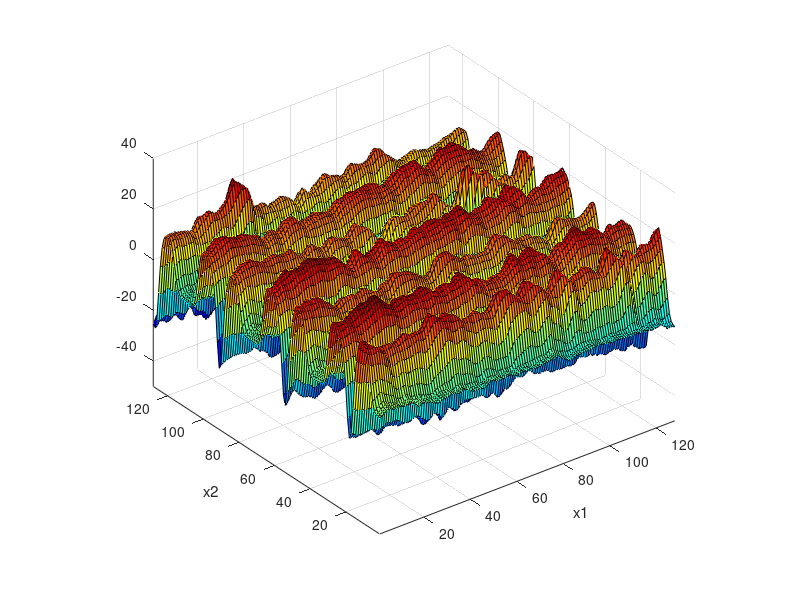
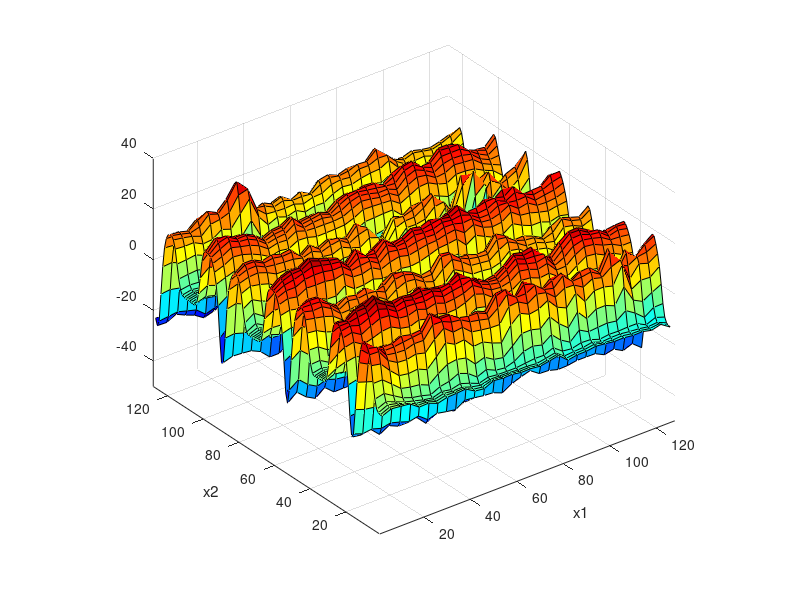
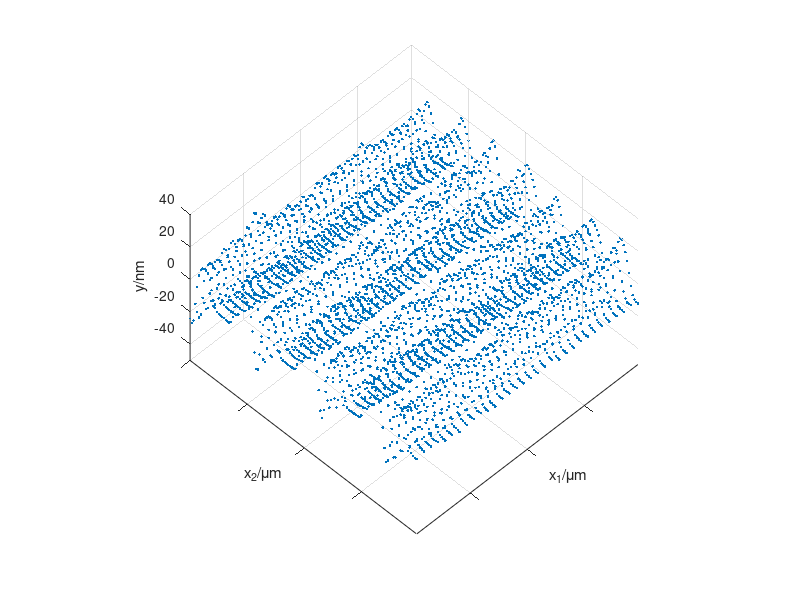

Here is the MATLAB script that generated these plots, in order: (Note: this script raises an error after producing the figures.)
% isotropic/unisotropic undersampling
% combine delaunayTriangulation interpolation and GPR
% zhouweiyan 20180926
% done
clear
close all
clc
% opt='GP';
opt='DT';
load array2.mat
figure
surf(array);colormap(jet)
% view([0 -90])
axis equal
xlim([1,128]);ylim([1,128]);zlim([-50,40]);
xlabel('x1');ylabel('x2');view(3)
%% data preparation
% train set
x1_train=2:4:128; x2_train=1:1:128;
[X1_train,X2_train]=meshgrid(x1_train,x2_train);
X_train=[X1_train(:),X2_train(:)];
y_train=array(x2_train,x1_train);
y_train=y_train(:);
figure
surf(X1_train,X2_train,reshape(y_train,length(x2_train),length(x1_train)));colormap(jet)
axis equal
xlim([1,128]);ylim([1,128]);zlim([-50,40]);
xlabel('x1');ylabel('x2');view(3)

% test set
x1_test=min(x1_train):max(x1_train);x2_test=min(x2_train):max(x2_train);
[X1_test,X2_test]=meshgrid(x1_test,x2_test);
X_test=[X1_test(:),X2_test(:)];
y_test_ideal=array(x2_test,x1_test);
%%
figure
f=plot3(X1_train(:),X2_train(:),y_train(:),'.');
grid on
axis equal
xlim([min(x1_train),max(x1_train)]);ylim([min(x2_train),max(x2_train)]);zlim([-50,40]);
xlabel('x_1/\mum');ylabel('x_2/\mum');zlabel('y/nm');
% view(3)
view(-45,50)
x_label=cell(1,length(0:32:128));
for i=1:length(0:32:128)
    x_label{i}=32*(i-1)/128*2;
end
set(gca,'xtick',0:32:128);
set(gca,'xticklabel',x_label);
set(gca,'ytick',0:32:128);
set(gca,'yticklabel',x_label);
tightfig
set_fig_units_cm(10,10)
%% GP regression/DT linear interplotation
switch opt
    case 'GP'
        meanfunc=[];hyp.mean=[];
        mask = [0,1];
        cgi = {'covSEiso'};
        cma = {'covMask',{mask,cgi{:}}}; hypma = log([1.5;15]);%log([ell;sf]);
        covfunc1={'covSum',{cma,'covSEiso'}};hyp1.cov=[hypma;log([2;3])];%relative good
        covfunc2={'covMaternard',1};hyp2.cov=log([1;1;4]);
        covfunc={'covSum',{covfunc1,covfunc2}};hyp.cov=[hyp1.cov;hyp2.cov];
        
        likfunc='likGauss';hyp.lik=log(10);    % log(sn)
        hyp=minimize(hyp,@gp,-80,@infGaussLik,meanfunc,covfunc,likfunc,X_train,y_train);
        [m,s2]=gp(hyp,@infGaussLik,meanfunc,covfunc,likfunc,X_train,y_train,X_test);
    case 'DT'
        P=X_train;
        DT=delaunayTriangulation(P);
        % triplot(DT)
        V=y_train;
        Pq=X_test;
        
        [ti,bc]=pointLocation(DT,Pq);
        triVals=V(DT(ti,:));
        Vq=dot(bc',triVals')';
        m=Vq;
end
%%
figure
surf(X1_test,X2_test,reshape(m,length(x2_test),length(x1_test)),'FaceLighting','phong')
colormap(jet)
axis equal
xlim([min(x1_train),max(x1_train)]);ylim([min(x2_train),max(x2_train)]);zlim([-50,40]);
xlabel('x_1/\mum');ylabel('x_2/\mum');zlabel('y/nm');
% view(3)
view(-45,50)
x_label=cell(1,length(0:32:128));
for i=1:length(0:32:128)
    x_label{i}=32*(i-1)/128*2;
end
set(gca,'xtick',0:32:128);
set(gca,'xticklabel',x_label);
set(gca,'ytick',0:32:128);
set(gca,'yticklabel',x_label);
tightfig
set_fig_units_cm(10,10)
%% Error analysis
range=max(array(:))-min(array(:));
% NRMSD=sqrt(sum(m-y_test_ideal(:)).^2)/range
% max(m-y_test_ideal(:))

m_a=reshape(m,length(x2_test),length(x1_test));

NRMSD=sqrt(sum((m_a(:)-y_test_ideal(:)).^2))/range
max(abs(m_a(:)-y_test_ideal(:)))
PSNR=max(y_test_ideal(:))*sqrt(length(x1_test)*length(x2_test))/sqrt(sum((m_a(:)-y_test_ideal(:)).^2))
PSNR=20*log(PSNR)/log(10)
%%
figure
surf(y_test_ideal-m_a,'EdgeColor','none','LineStyle','none','FaceLighting','phong');   % surf(y_test_ideal_a-m_a,'FaceAlpha',0.1); 
zlim([-50,40]);
axis equal
colormap(jet)
view([-90 90])
axis tight
xlabel('x_1/\mum');ylabel('x_2/\mum');
x_label=cell(1,length(0:32:128));
y_label=cell(1,length(0:32:128));
for i=1:length(0:32:128)
    x_label{i}=32*(i-1)/128*2;
end
for i=1:length(0:32:128)
    y_label{length(0:32:128)+1-i}=32*(i-1)/128*2;
end
set(gca,'xtick',0:32:128);
set(gca,'xticklabel',x_label);
set(gca,'ytick',0:32:128);
set(gca,'yticklabel',y_label);
% tightfig

% caxis([-10,10])
caxis([-5,5])
colorbar('eastoutside')
% set(gca,'CLim',[-10,10])